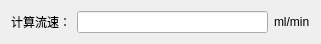
   <widget class="QWidget" name="layoutWidget">
    <property name="geometry">
     <rect>
      <x>350</x>
      <y>30</y>
      <width>321</width>
      <height>41</height>
     </rect>
    </property>
    <layout class="QGridLayout" name="gridLayout_28">
     <item row="1" column="0">
      <widget class="QLabel" name="label_9">
       <property name="text">
        <string>计算流速：</string>
       </property>
      </widget>
     </item>
     <item row="1" column="1">
      <widget class="QLineEdit" name="leCalculateFlow">
       <property name="text">
        <string/>
       </property>
      </widget>
     </item>
     <item row="1" column="2">
      <widget class="QLabel" name="label_11">
       <property name="text">
        <string>ml/min</string>
       </property>
      </widget>
     </item>
     <item row="0" column="1">
      <spacer name="verticalSpacer_53">
       <property name="orientation">
        <enum>Qt::Vertical</enum>
       </property>
       <property name="sizeHint" stdset="0">
        <size>
         <width>20</width>
         <height>40</height>
        </size>
       </property>
      </spacer>
     </item>
     <item row="2" column="1">
      <spacer name="verticalSpacer_54">
       <property name="orientation">
        <enum>Qt::Vertical</enum>
       </property>
       <property name="sizeHint" stdset="0">
        <size>
         <width>20</width>
         <height>40</height>
        </size>
       </property>
      </spacer>
     </item>
    </layout>
   </widget>
